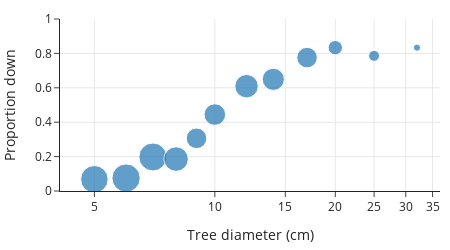

The notebook cell saved with this chart:
### Markdown cell above
We can plot these proportions against tree diameter:

### Code cell
fig = px.scatter(tree_bins, x='diameter', y='proportion', size='count',
                 log_x=True, 
                 labels={'diameter':"Tree diameter (cm)",
                         'proportion':"Proportion down"},
                 width=450, height=250)

fig.update_layout(yaxis_range=[0, 1])
fig.show()

### Figure 1 — Plotly figure (JSON) as saved in the notebook; plotly's stock layout.template omitted (floating-point values rounded to 4 significant figures)
{"data": [{"hovertemplate": "Tree diameter (cm)=%{x}<br>Proportion down=%{y}<br>count=%{marker.size}<extra></extra>", "legendgroup": "", "marker": {"color": "#1F77B4", "size": [88, 93, 91, 70, 49, 54, 64, 57, 49, 24, 14, 6], "sizemode": "area", "sizeref": 0.2325, "symbol": "circle"}, "mode": "markers", "name": "", "orientation": "v", "showlegend": false, "type": "scatter", "x": [5, 6, 7, 8, 9, 10, 12, 14, 17, 20, 25, 32], "xaxis": "x", "y": [0.06818, 0.07527, 0.1978, 0.1857, 0.3061, 0.4444, 0.6094, 0.6491, 0.7755, 0.8333, 0.7857, 0.8333], "yaxis": "y"}], "layout": {"height": 250, "legend": {"itemsizing": "constant", "tracegroupgap": 0}, "width": 450, "xaxis": {"anchor": "y", "autorange": true, "domain": [0, 1], "range": [0.6131, 1.563], "title": {"text": "Tree diameter (cm)"}, "type": "log"}, "yaxis": {"anchor": "x", "domain": [0, 1], "range": [0, 1], "title": {"text": "Proportion down"}, "type": "linear"}}}
